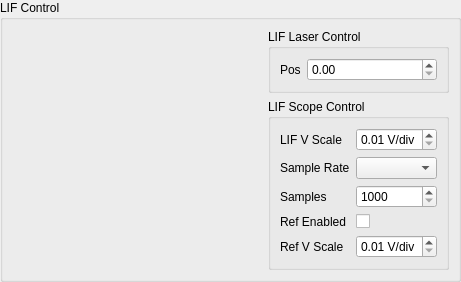
<?xml version="1.0" encoding="UTF-8"?>
<ui version="4.0">
 <class>LifControlWidget</class>
 <widget class="QWidget" name="LifControlWidget">
  <property name="geometry">
   <rect>
    <x>0</x>
    <y>0</y>
    <width>461</width>
    <height>268</height>
   </rect>
  </property>
  <property name="windowTitle">
   <string>Form</string>
  </property>
  <layout class="QVBoxLayout" name="verticalLayout_2">
   <property name="leftMargin">
    <number>0</number>
   </property>
   <property name="topMargin">
    <number>0</number>
   </property>
   <property name="rightMargin">
    <number>0</number>
   </property>
   <property name="bottomMargin">
    <number>0</number>
   </property>
   <item>
    <widget class="QGroupBox" name="groupBox">
     <property name="title">
      <string>LIF Control</string>
     </property>
     <layout class="QHBoxLayout" name="horizontalLayout" stretch="1,0">
      <item>
       <widget class="LifTracePlot" name="lifPlot" native="true"/>
      </item>
      <item>
       <layout class="QVBoxLayout" name="verticalLayout_3">
        <item>
         <spacer name="verticalSpacer">
          <property name="orientation">
           <enum>Qt::Vertical</enum>
          </property>
          <property name="sizeHint" stdset="0">
           <size>
            <width>20</width>
            <height>40</height>
           </size>
          </property>
         </spacer>
        </item>
        <item>
         <widget class="QGroupBox" name="laserBox">
          <property name="title">
           <string>LIF Laser Control</string>
          </property>
          <layout class="QVBoxLayout" name="verticalLayout_4">
           <item>
            <layout class="QFormLayout" name="formLayout_2">
             <property name="labelAlignment">
              <set>Qt::AlignLeading|Qt::AlignLeft|Qt::AlignVCenter</set>
             </property>
             <property name="formAlignment">
              <set>Qt::AlignLeading|Qt::AlignLeft|Qt::AlignVCenter</set>
             </property>
             <item row="0" column="0">
              <widget class="QLabel" name="posLabel">
               <property name="sizePolicy">
                <sizepolicy hsizetype="Preferred" vsizetype="MinimumExpanding">
                 <horstretch>0</horstretch>
                 <verstretch>0</verstretch>
                </sizepolicy>
               </property>
               <property name="text">
                <string>Pos</string>
               </property>
              </widget>
             </item>
             <item row="0" column="1">
              <widget class="LifLaserControlDoubleSpinBox" name="laserPosDoubleSpinBox">
               <property name="keyboardTracking">
                <bool>false</bool>
               </property>
              </widget>
             </item>
            </layout>
           </item>
          </layout>
         </widget>
        </item>
        <item>
         <widget class="QGroupBox" name="scopeBox">
          <property name="title">
           <string>LIF Scope Control</string>
          </property>
          <layout class="QVBoxLayout" name="verticalLayout">
           <item>
            <layout class="QFormLayout" name="formLayout">
             <property name="fieldGrowthPolicy">
              <enum>QFormLayout::AllNonFixedFieldsGrow</enum>
             </property>
             <item row="0" column="0">
              <widget class="QLabel" name="lIFVScaleLabel">
               <property name="sizePolicy">
                <sizepolicy hsizetype="Preferred" vsizetype="Expanding">
                 <horstretch>0</horstretch>
                 <verstretch>0</verstretch>
                </sizepolicy>
               </property>
               <property name="text">
                <string>LIF V Scale</string>
               </property>
              </widget>
             </item>
             <item row="0" column="1">
              <widget class="QDoubleSpinBox" name="lIFVScaleDoubleSpinBox">
               <property name="keyboardTracking">
                <bool>false</bool>
               </property>
               <property name="suffix">
                <string> V/div</string>
               </property>
               <property name="minimum">
                <double>0.010000000000000</double>
               </property>
               <property name="maximum">
                <double>5.000000000000000</double>
               </property>
              </widget>
             </item>
             <item row="1" column="0">
              <widget class="QLabel" name="sampleRateLabel">
               <property name="sizePolicy">
                <sizepolicy hsizetype="Preferred" vsizetype="Expanding">
                 <horstretch>0</horstretch>
                 <verstretch>0</verstretch>
                </sizepolicy>
               </property>
               <property name="text">
                <string>Sample Rate</string>
               </property>
              </widget>
             </item>
             <item row="2" column="0">
              <widget class="QLabel" name="samplesLabel">
               <property name="sizePolicy">
                <sizepolicy hsizetype="Preferred" vsizetype="Expanding">
                 <horstretch>0</horstretch>
                 <verstretch>0</verstretch>
                </sizepolicy>
               </property>
               <property name="text">
                <string>Samples</string>
               </property>
              </widget>
             </item>
             <item row="2" column="1">
              <widget class="QSpinBox" name="samplesSpinBox">
               <property name="keyboardTracking">
                <bool>false</bool>
               </property>
               <property name="minimum">
                <number>1000</number>
               </property>
               <property name="maximum">
                <number>10000</number>
               </property>
               <property name="singleStep">
                <number>10000</number>
               </property>
               <property name="value">
                <number>1000</number>
               </property>
              </widget>
             </item>
             <item row="3" column="0">
              <widget class="QLabel" name="refEnabledLabel">
               <property name="sizePolicy">
                <sizepolicy hsizetype="Preferred" vsizetype="Expanding">
                 <horstretch>0</horstretch>
                 <verstretch>0</verstretch>
                </sizepolicy>
               </property>
               <property name="text">
                <string>Ref Enabled</string>
               </property>
              </widget>
             </item>
             <item row="3" column="1">
              <widget class="QCheckBox" name="refEnabledCheckBox"/>
             </item>
             <item row="4" column="0">
              <widget class="QLabel" name="refVScaleLabel">
               <property name="sizePolicy">
                <sizepolicy hsizetype="Preferred" vsizetype="Expanding">
                 <horstretch>0</horstretch>
                 <verstretch>0</verstretch>
                </sizepolicy>
               </property>
               <property name="text">
                <string>Ref V Scale</string>
               </property>
              </widget>
             </item>
             <item row="4" column="1">
              <widget class="QDoubleSpinBox" name="refVScaleDoubleSpinBox">
               <property name="keyboardTracking">
                <bool>false</bool>
               </property>
               <property name="suffix">
                <string> V/div</string>
               </property>
               <property name="minimum">
                <double>0.010000000000000</double>
               </property>
               <property name="maximum">
                <double>5.000000000000000</double>
               </property>
              </widget>
             </item>
             <item row="1" column="1">
              <widget class="QComboBox" name="sampleRateComboBox"/>
             </item>
            </layout>
           </item>
          </layout>
         </widget>
        </item>
        <item>
         <spacer name="verticalSpacer_2">
          <property name="orientation">
           <enum>Qt::Vertical</enum>
          </property>
          <property name="sizeHint" stdset="0">
           <size>
            <width>20</width>
            <height>40</height>
           </size>
          </property>
         </spacer>
        </item>
       </layout>
      </item>
     </layout>
    </widget>
   </item>
  </layout>
 </widget>
 <customwidgets>
  <customwidget>
   <class>LifTracePlot</class>
   <extends>QWidget</extends>
   <header location="global">src/modules/lif/gui/liftraceplot.h</header>
   <container>1</container>
  </customwidget>
  <customwidget>
   <class>LifLaserControlDoubleSpinBox</class>
   <extends>QDoubleSpinBox</extends>
   <header location="global">src/modules/lif/gui/liflasercontroldoublespinbox.h</header>
  </customwidget>
 </customwidgets>
 <resources/>
 <connections/>
</ui>
